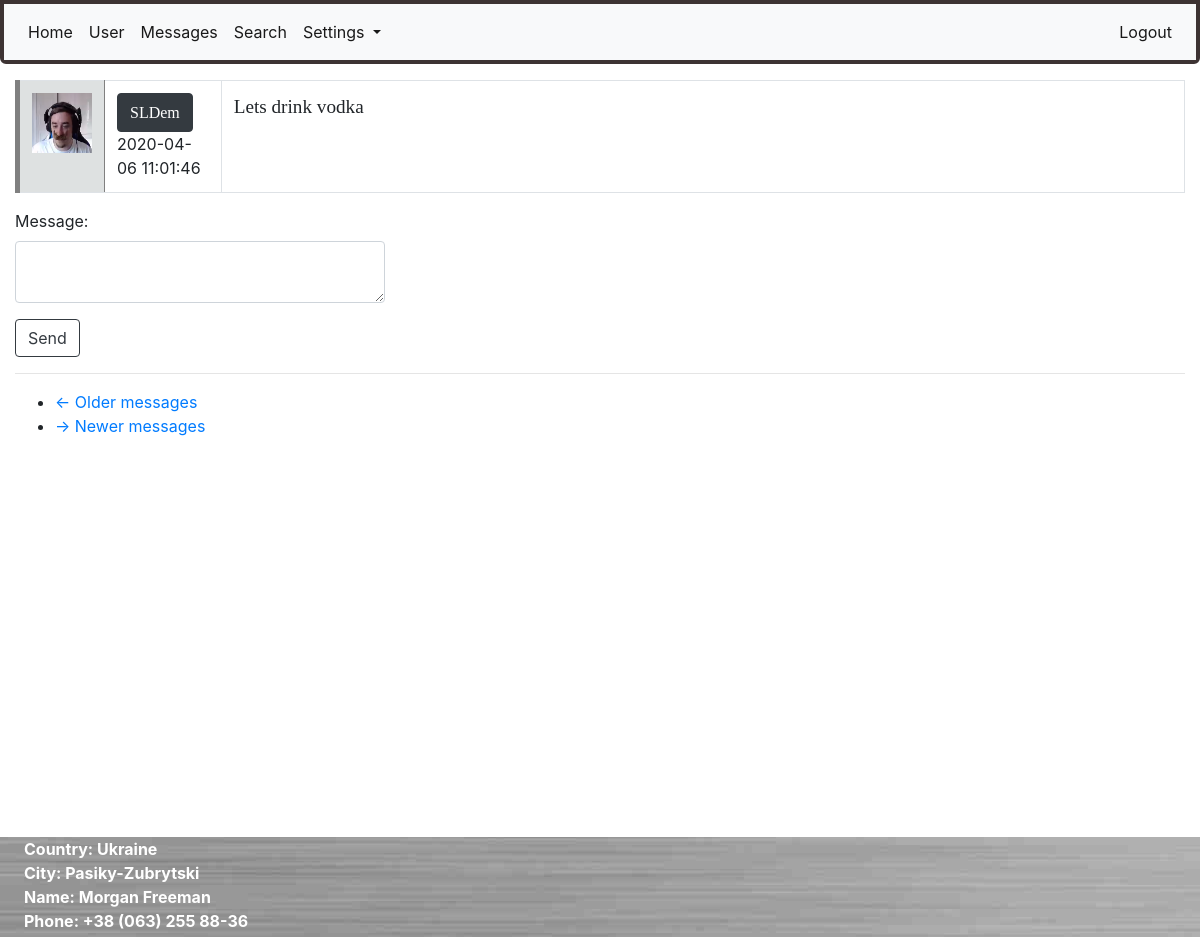
Screenshot of /private_messages/Yurchanskiy (signed in) with the database file from the repository.
### app/models.py (models this page shows, shortened)
class Message(db.Model):
    id = db.Column(db.Integer, primary_key=True)
    sender_id = db.Column(db.Integer, db.ForeignKey('user.id'))
    recipient_id = db.Column(db.Integer, db.ForeignKey('user.id'))
    body = db.Column(db.String(140))
    timestamp = db.Column(db.DateTime, index=True, default=datetime.utcnow)

class User(UserMixin, db.Model):
    id = db.Column(db.Integer, primary_key=True)
    username = db.Column(db.String(64), index=True, unique=True)
    email = db.Column(db.String(124), index=True, unique=True)
    password_hash = db.Column(db.String(128))
    about_me = db.Column(db.String(1024))
    last_seen = db.Column(db.DateTime, default=datetime.utcnow())
    avatar_set = db.Column(db.Boolean, default=False)
    posts = db.relationship("Post", backref='author', lazy='dynamic')
    comments = db.relationship("Comment", backref='commenter', lazy='dynamic')
    followed = db.relationship(
        'User', secondary=followers,
        primaryjoin=(followers.c.follower_id == id),
        secondaryjoin=(followers.c.followed_id == id),
        backref=db.backref('followers', lazy='dynamic'), lazy='dynamic')
    liked = db.relationship(
        'PostLike',
        foreign_keys='PostLike.user_id',
        backref='user', lazy='dynamic')
    comment_liked = db.relationship(
        'CommentLike',
        foreign_keys='CommentLike.user_id',
        backref='user', lazy='dynamic')
    messages_sent = db.relationship(
        'Message',
        foreign_keys='Message.sender_id',
        backref='author', lazy='dynamic')
    messages_received = db.relationship(
        'Message',
        foreign_keys='Message.recipient_id',
        backref='recipient', lazy='dynamic')

### app/routes.py (the view, shortened to what this page needs)
@login_required
@app.route('/private_messages/<recipient>', methods=['POST', 'GET'])
def private_messages(recipient):
    recipient = User.query.filter_by(username=recipient).first_or_404()
    page = request.args.get('page', 1, type=int)
    received_messages = current_user.messages_received.filter_by(author=recipient)
    sent_messages = current_user.messages_sent.filter_by(recipient=recipient)
    messages = received_messages.union(sent_messages).order_by(Message.timestamp).paginate(page, 15, False)
    next_url = url_for('private_messages', recipient=recipient.username, page=messages.next_num) if messages.has_next else None
    prev_url = url_for('private_messages', recipient=recipient.username, page=messages.prev_num) if messages.has_prev else None
    form = MessageForm()
    return render_template('private_messages.html', title='Private Messages', recipient=recipient, form=form,
                           messages=messages.items, next_url=next_url, prev_url=prev_url)

### app/forms.py
class MessageForm(FlaskForm):
    message = TextAreaField("Message: ", validators=[DataRequired()])
    submit = SubmitField("Send")

### app/models.py (called while the page is built)
@login.user_loader
def load_user(id):
    return User.query.get(int(id))

### app/templates/private_messages.html
{% extends "base.html" %}
{% import "bootstrap/wtf.html" as wtf %}
{% block app_content %}
    <div style="margin-top: 15px;">
    {% for message in messages %}
        {% include "_message.html" %}
    {% endfor %}
    </div>
    <div class="row">
        <div class="col-md-4">
            {{ wtf.quick_form(form, button_map={'submit':'btn btn-outline-dark'}) }}
        </div>
    </div>
    <hr>
    <div style="margin-bottom: 2%;">
        <nav aria-label="...">
            <ul class="pager">
                <li class="previous{% if not prev_url %} disabled{% endif %}">
                    <a href="{{ prev_url or '#' }}">
                        <span aria-hidden="true">&larr;</span> Older messages
                    </a>
                </li>
                <li class="next{% if not next_url %} disabled{% endif %}">
                    <a href="{{ next_url or '#' }}">
                        <span aria-hidden="true">&rarr;</span> Newer messages
                    </a>
                </li>
            </ul>
        </nav>
    </div>
{% endblock %}

### app/templates/_message.html
{% import "bootstrap/wtf.html" as wtf %}
{% block app_content %}
<table class="table table-bordered" style="border-left: 5px solid; border-color: grey;">
    <tr>
        <td width="50px" style="background-color: #DEE1E1; border-right: 1px solid grey;">
            <a href="{{ url_for('user', username=message.author.username) }}">
                {% if message.author.avatar_set %}
                    <img height="60px" width="60px" src="{{ url_for('static', filename=message.author.username + '.jpg') }}">
                {% else %}
                    <img class="roboavatar" src="{{ avatars.robohash(message.author.username, size='60') }}" />
                {% endif %}
            </a>
        </td>
        <td width="10%"><a href="{{url_for('user', username=message.author.username) }}"><button class="btn btn-dark"><div class="link_button">
            {{message.author.username}}</div></button></a> {{message.timestamp.replace(microsecond=0)}}</td>
        <td><div class="message">{{message.body}}</div></td>
    </tr>
</table>
{% endblock %}

### app/static/main.css (style rules this page uses)
.message { font-family: 'Comic Sans MS', cursive; font-size: 1.2rem; }
.link_button { text-decoration: none !important; font-family: 'Comic Sans MS', cursive; font-size: 1rem; display: inline-block; color: white; }
* { box-sizing: border-box; }
.row:after { content: ""; display: table; clear: both; }

### rows the page displays
Message: username (picture), author.username "SLDem", timestamp.replace "2020-04-06 11:01:46", body "Lets drink vodka"
